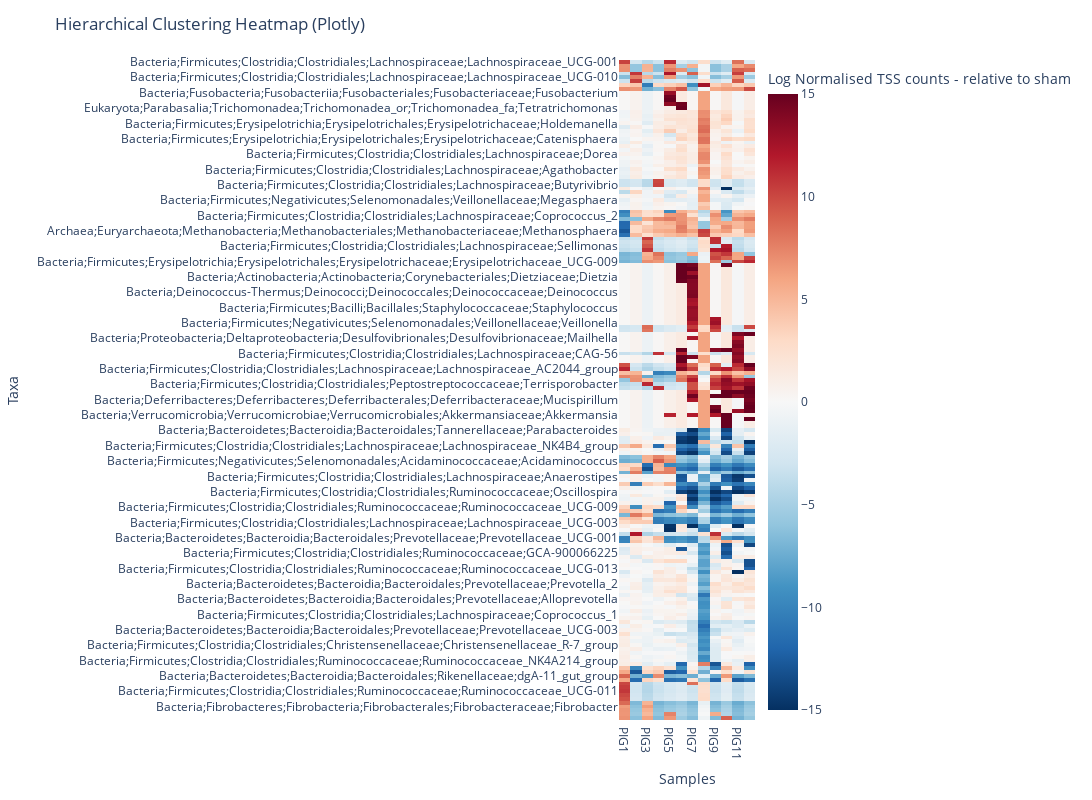

The notebook cell saved with this chart:
### Markdown cell above
#### Heatmap

### Code cell
import scipy.cluster.hierarchy as sch
import scipy.spatial.distance as dist

# Perform hierarchical clustering on microbiome (rows)
row_linkage = sch.linkage(dist.pdist(clr_sham_normalised_df[abundance_columns], metric="euclidean"), method="ward")
row_dendro = sch.dendrogram(row_linkage, no_plot=True)
row_order = row_dendro['leaves']

# Perform hierarchical clustering on samples (columns)
col_linkage = sch.linkage(dist.pdist(clr_sham_normalised_df[abundance_columns].T, metric="euclidean"), method="ward")
col_dendro = sch.dendrogram(col_linkage, no_plot=True)
col_order = col_dendro['leaves']

# Reorder the dataframe based on clustering results
sham_clustered_df = clr_sham_normalised_df.iloc[row_order, :]

# Convert the taxonomic columns to a single column
sham_clustered_df["Taxa"] = sham_clustered_df[['Kingdom', 'Phylum', 'Class', 'Order', 'Family', 'Genus']].apply(lambda x: ";".join(x), axis=1)
# Drop the individual taxonomic columns
sham_clustered_df = sham_clustered_df.drop(columns=['Kingdom', 'Phylum', 'Class', 'Order', 'Family', 'Genus'])

# Set the Taxa as the index
sham_clustered_df.set_index("Taxa", inplace=True)

# Create an interactive heatmap
fig = px.imshow(
    sham_clustered_df, 
    labels=dict(x="Samples", y="Microbiome", color="Log Normalised TSS counts - relative to sham"),
    color_continuous_scale="RdBu_r",  # Blue = low, Red = high expression
    zmin=-15, zmax=15,  # Adjust this range if needed for better visualization
    aspect="auto"
)

fig.update_layout(
    title="Hierarchical Clustering Heatmap (Plotly)",
    xaxis_title="Samples",
    yaxis_title="Taxa",
    width=1500,
    height=800
)

fig.show()
fig.write_html("data/outputs/microbiome/hierarchical_clustering_heatmap_sham.html")

### Figure 1 — Plotly figure (JSON) as saved in the notebook; plotly's stock layout.template omitted (floating-point values rounded to 4 significant figures; data arrays with more than 128 entries replaced by an {"elided": "..."} marker saying what was removed)
{"data": [{"coloraxis": "coloraxis", "hovertemplate": "Samples: %{x}<br>Microbiome: %{y}<br>Log Normalised TSS counts - relative to sham: %{z}<extra></extra>", "name": "0", "type": "heatmap", "x": ["PIG1", "PIG2", "PIG3", "PIG4", "PIG5", "PIG6", "PIG7", "PIG8", "PIG9", "PIG10", "PIG11", "PIG12"], "xaxis": "x", "y": {"elided": "172 str values"}, "yaxis": "y", "z": {"elided": "172x12 float values"}}], "layout": {"coloraxis": {"cmax": 15, "cmin": -15, "colorbar": {"title": {"text": "Log Normalised TSS counts - relative to sham"}}, "colorscale": [[0, "rgb(5,48,97)"], [0.1, "rgb(33,102,172)"], [0.2, "rgb(67,147,195)"], [0.3, "rgb(146,197,222)"], [0.4, "rgb(209,229,240)"], [0.5, "rgb(247,247,247)"], [0.6, "rgb(253,219,199)"], [0.7, "rgb(244,165,130)"], [0.8, "rgb(214,96,77)"], [0.9, "rgb(178,24,43)"], [1, "rgb(103,0,31)"]]}, "height": 800, "margin": {"t": 60}, "title": {"text": "Hierarchical Clustering Heatmap (Plotly)"}, "width": 1500, "xaxis": {"anchor": "y", "domain": [0, 1], "title": {"text": "Samples"}}, "yaxis": {"anchor": "x", "autorange": "reversed", "domain": [0, 1], "title": {"text": "Taxa"}}}}
